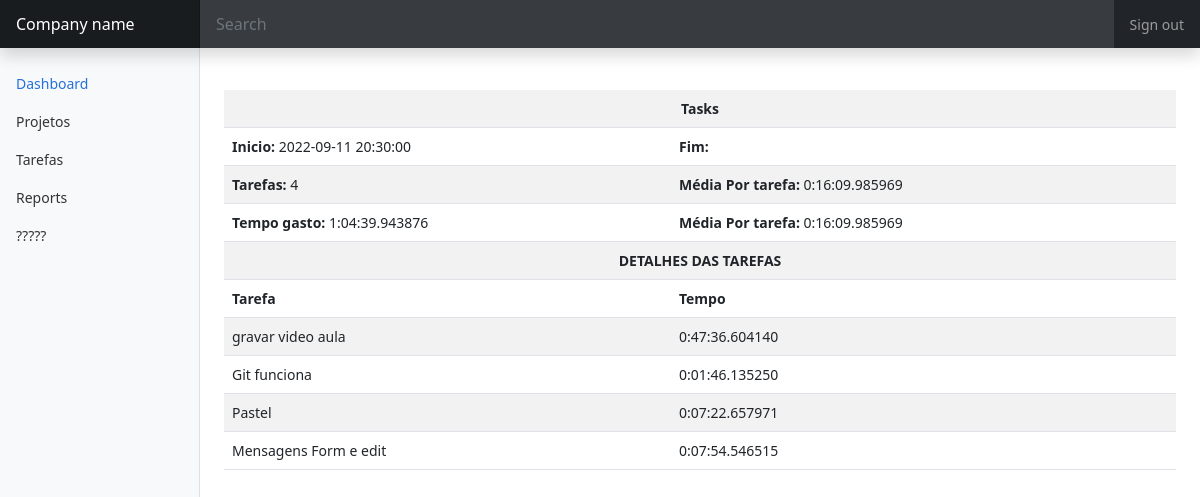
Before: /reports/lista with the older database file.
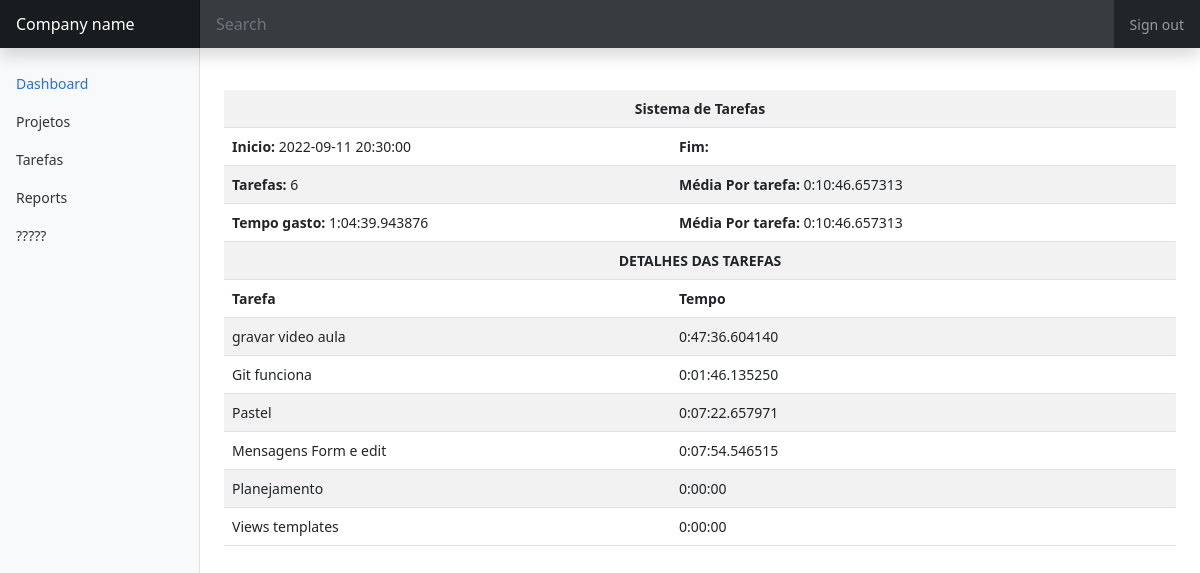
After: the same page with the newer database file.
### projetos/models.py (models this page shows, shortened)
class Project(db.Model):
    project_status_colors = {1:"bg-success", 3:"bg-warning", 4: "#ff7c00", 2: "bg-danger" }
    project_status = {1:"Iniciado", 2: "Parado", 3:"Pausado", 4:"Concluído" }
    id = db.Column(db.Integer, primary_key=True)
    project_name = db.Column(db.String(80), nullable=False)
    manager = db.Column(db.String(80), nullable=False)
    manager_email = db.Column(db.String(120), nullable=False)
    start_date = db.Column(db.DateTime, nullable=False)
    finish_date = db.Column(db.DateTime)
    status = db.Column(db.Integer, nullable=False)
    tasks = db.relationship('Task', backref='project', lazy=True)

class Task(db.Model):
    nivel_task_colors = {1:"bg-success", 2:"bg-warning", 3: "#ff7c00", 4: "bg-danger" }
    nivel_task = { 1:"Não Urgene/Importante", 2:"Urgente/Importante", 3: "Urgente/Não Importante", 4: "Não Urgente/Não Importante" }
    id = db.Column(db.Integer, primary_key=True)
    task_name = db.Column(db.String(80), nullable=False)
    nivel = db.Column(db.Integer, nullable=False)
    concluido = db.Column(db.Boolean)
    project_id = db.Column(db.Integer, db.ForeignKey('project.id'),
        nullable=False)
    times = db.relationship('TaskTime', backref='task', lazy=True)

### projetos/vw_report.py (the view)
@bp.route("/reports/lista", methods=("GET", ))
def lista():
    lista = Project.query.all()
    def calc_time(tasks):
        tempo = timedelta(days=0, seconds=0)
        for t in tasks:
            task_tempo = timedelta(days=0, seconds=0)
            for l in t.times:
                task_tempo = task_tempo+(l.end_time-l.start_time)
                tempo = tempo+(l.end_time-l.start_time)
            tasks[tasks.index(t)].total = task_tempo
        media = tempo/len(tasks) # somatorio/total elementos
        return (tempo, media)
    for l in lista:
        calculo = calc_time(l.tasks)
        lista[lista.index(l)].total = calculo[0]
        lista[lista.index(l)].media = calculo[1]
    return render_template("reports/lista.html", lista=lista)

### templates/reports/lista.html
{% extends "layout.html" %}
{% block content %}
<main class="col-md-9 ms-sm-auto col-lg-10 px-md-4">
    <br><br>
<table class="table table-hover table-striped">
    {% for p in lista %}
    <tr>
        <th colspan="2" style="text-align: center;">{{ p.project_name }}</th>
    </tr>
    <tr>
        <td><strong>Inicio:</strong> {{ p.start_date }}</td><td><strong>Fim:</strong> {{ p.end_date }}</td>
    </tr>
    <tr>
        <td><strong>Tarefas:</strong> {{ p.tasks|length }}</td><td><strong>Média Por tarefa:</strong> {{ p.media }}</td>
    </tr>
    <tr>
        <td><strong>Tempo gasto:</strong> {{ p.total }}</td><td><strong>Média Por tarefa:</strong> {{ p.media }}</td>
    </tr>
    <tr>
        <th colspan="2" style="text-transform: uppercase; text-align: center;">Detalhes das Tarefas</th>
    </tr>
    <tr>
        <th>Tarefa</th><th>Tempo</th>
    </tr>
    {% for t in p.tasks %}
    <tr>
        <td>{{ t.task_name }}</td><td>{{ t.total }}</td>
    </tr>
    {% endfor %}
    {% endfor %}
</table>
</main>
{% endblock %}

### templates/layout.html (shortened to what this page needs)
<!doctype html>
<html lang="en">
  <head>
    <link href="{{ url_for('static', filename='bootstrap/5.2.1/dist/css/bootstrap.min.css') }}" rel="stylesheet">
    <link href="{{ url_for('static', filename='dashboard.css') }}" rel="stylesheet">
  </head>
  <body>
    {% block header %}
    <header class="navbar navbar-dark sticky-top bg-dark flex-md-nowrap p-0 shadow">
      <a class="navbar-brand col-md-3 col-lg-2 me-0 px-3 fs-6" href="#">Company name</a>
      <input class="form-control form-control-dark w-100 rounded-0 border-0" type="text" placeholder="Search" aria-label="Search">
      <div class="navbar-nav">
        <div class="nav-item text-nowrap">
          <a class="nav-link px-3" href="#">Sign out</a>
        </div>
      </div>
    </header>
    {% endblock %}
    <div class="container-fluid">
      <div class="row">
        {% include "sidebar.html" %}
        {% block content %}{% endblock %}
      </div>
    </div>
  </body>
</html>

### templates/sidebar.html (shortened to what this page needs)
<nav id="sidebarMenu" class="col-md-3 col-lg-2 d-md-block bg-light sidebar collapse">
    <div class="position-sticky pt-3 sidebar-sticky">
      <ul class="nav flex-column">
        <li class="nav-item">
          <a class="nav-link active" aria-current="page" href="{{ url_for("index")}}">
            Dashboard
          </a>
        </li>
        <li class="nav-item">
          <a class="nav-link" href="{{ url_for("project.index") }}">
            Projetos
          </a>
        </li>
        <li class="nav-item">
          <a class="nav-link" href="{{ url_for("task.index") }}">
            Tarefas
          </a>
        </li>
        <li class="nav-item">
          <a class="nav-link" href="{{ url_for("report.index") }}">
            Reports
          </a>
        </li>
        <li class="nav-item">
          <a class="nav-link" href="#">
            ?????
          </a>
        </li>
      </ul>
    </div>
  </nav>

### static/dashboard.css (style rules this page uses)
body { font-size: .875rem; }
.sidebar { position: fixed; top: 0; bottom: 0; left: 0; z-index: 100; padding: 48px 0 0; box-shadow: inset -1px 0 0 rgba(0, 0, 0, .1); }
.sidebar-sticky { height: calc(100vh - 48px); overflow-x: hidden; overflow-y: auto; }
.sidebar .nav-link { font-weight: 500; color: #333; }
.sidebar .nav-link.active { color: #2470dc; }
.navbar-brand { padding-top: .75rem; padding-bottom: .75rem; background-color: rgba(0, 0, 0, .25); box-shadow: inset -1px 0 0 rgba(0, 0, 0, .25); }
.navbar .form-control { padding: .75rem 1rem; }
.form-control-dark { color: #fff; background-color: rgba(255, 255, 255, .1); border-color: rgba(255, 255, 255, .1); }

Changed rows visible on the page:
changed Project: project_name "Tasks" → "Sistema de Tarefas"; tasks|length "4" → "6"; media "0:16:09.985969" → "0:10:46.657313"
added Task: task_name "Planejamento", total "0:00:00"
added Task: task_name "Views templates", total "0:00:00"
